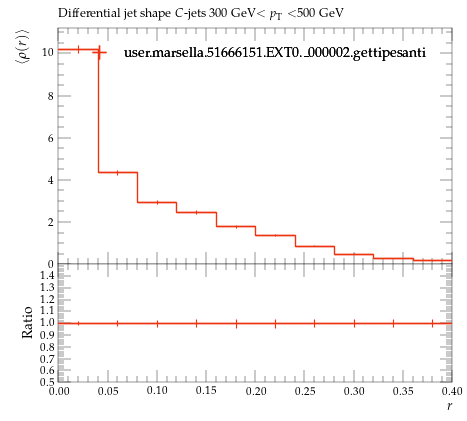

Write the Python code that produced this figure.
#! /usr/bin/env python

# This Python script was auto-generated using YODA v2.0.2.
# Analysis object: /MC_HFDECAYS/avg_C_jet_rho_300_500
# Timestamp: 24-07-2026 (16:40:06)

import matplotlib as mpl
import matplotlib.pyplot as plt
mpl.use('Agg') # comment out for interactive use
import os
import numpy as np

plotDir = os.path.split(os.path.realpath(__file__))[0]
if 'YODA_USER_PLOT_PATH' in globals():
    plot_outdir = globals()['YODA_USER_PLOT_PATH']
else:
    plot_outdir = plotDir

#plot style
plt.style.use(os.path.join(plotDir, '../default.mplstyle'))
# plot metadata
figW, figH = plt.rcParams['figure.figsize']
ax_xLabel = r'$r$'
ax_yLabel = r'$\langle\rho(r)\rangle$'
ax_title  = r'Differential jet shape $C$-jets 300 GeV$<p_\mathrm{T}<$500 GeV'
ax_xScale = 'linear'
ax_yScale = 'linear'
xLims = (0.0, 0.4)
yLims = (0.0, 11.218669000000002)

# TeX-friendly labels for the legend
labels = {
    'legend' : ([ r"user.marsella.51666151.EXT0.\_000002.gettipesanti" ], r""),
}

# Adjust canvas width and height
canvasW = 10.0
canvasH = 9.0
figW *= canvasW/10.
figH *= canvasH/9.

# Create figure and axis objects
fig, (ax, ratio0_ax) = plt.subplots(2, 1, sharex=True,
                  figsize=(figW,figH), gridspec_kw={'height_ratios': (6.0, 3.0)})

# Set figure margins
plt.subplots_adjust(
    left   = 1.0 * plt.rcParams['figure.subplot.left'],
    right  = 1.0 * plt.rcParams['figure.subplot.right'],
    top    = 1.0 * plt.rcParams['figure.subplot.top'],
    bottom = 1.0 * plt.rcParams['figure.subplot.bottom'])

ratio0_ax.yaxis.set_major_locator(mpl.ticker.MultipleLocator(0.1))
ratio0_ax.set_ylim(0.5, 1.4999)
ratio0_ax.set_ylabel('Ratio')

# the numerical data is stored in a separate file
dataf = dict()
prefix = os.path.split(__file__)[0]
if prefix:    prefix = prefix + '/'
exec(open(prefix+'avg_C_jet_rho_300_500__data.py').read(), dataf)


legend_handles = dict() # keep track of handles for the legend

# style options for curves
# starts at zorder>=5 to draw curve on top of legend
styles = {
  'user.marsella.51666151.EXT0._000002.gettipesanti.yoda.gz': {
    'color' : '#EE3311',
    'linestyle' : '-',
    'linewidth' : 1,
    'marker' : 'none',
    'markersize' : 2,
    'capsize' : 0.0,
    'zorder' : 5,
    'histstyle' : 1,
    'drawstyle' : 'steps-pre',
    'xerrorbars' : 1,
    'yerrorbars' : 1,
    'fillcolor' : None,
    'fillopacity' : 1.0,
    'ratio0_linestyle' : '-',
    'ratio0_linewidth' : 1,
    'ratio0_marker' : 'none',
    'ratio0_markersize' : 2,
    'ratio0_capsize' : 0.0,
    'ratio0_zorder' : 5,
    'ratio0_histstyle' : 1,
    'ratio0_drawstyle' : 'steps-pre',
    'ratio0_xerrorbars' : 1,
    'ratio0_yerrorbars' : 1,
  },
}

# curve from input yoda files in main panel
for label, yvals in dataf['yvals'].items():
    if all(np.isnan(v) for v in dataf['yvals'][label]):
        continue
    tmp = None
    if styles[label]['histstyle']: # draw as histogram
        xpos = dataf['xedges'][label] if styles[label]['drawstyle'] else dataf['xpoints'][label]
        ypos = np.insert(yvals, 0, yvals[0]) if styles[label]['drawstyle'] else yvals
        if styles[label]['fillcolor']: # fill area below curve
            ax.fill_between(xpos, ypos, step='pre',
                            color=styles[label]['fillcolor'],
                            alpha=styles[label]['fillopacity'])
        tmp, = ax.plot(xpos, ypos,
                       color=styles[label]['color'],
                       linestyle=styles[label]['linestyle'],
                       linewidth=styles[label]['linewidth'],
                       drawstyle=styles[label]['drawstyle'], solid_joinstyle='miter',
                       zorder=styles[label]['zorder'], label=label)
    tmp = ax.errorbar(dataf['xpoints'][label], yvals,
                      xerr=np.array(dataf['xerrs'][label])*styles[label]['xerrorbars'],
                      yerr=np.array(dataf['yerrs'][label])*styles[label]['yerrorbars'],
                      fmt=styles[label]['marker'], capsize=styles[label]['capsize'],
                      markersize=styles[label]['markersize'],
                      ecolor=styles[label]['color'],
                      color=styles[label]['color'], zorder=styles[label]['zorder'])
    tmp[-1][0].set_linestyle(styles[label]['linestyle'])
    tmp[-1][0].set_linewidth(styles[label]['linewidth'])
    if label in dataf['add_legend_handle']:  legend_handles[label] = tmp
    for varLabel in dataf['variation_yvals'].keys():
        if varLabel.startswith(label):
            tmp, = ax.plot(dataf['xedges'][label], dataf['variation_yvals'][varLabel],
                           color=styles[label]['color'],
                           linestyle=styles[label]['linestyle'],
                           linewidth=styles[label]['linewidth'],
                           drawstyle='steps-pre', solid_joinstyle='miter',
                           zorder=styles[label]['zorder'], alpha=0.5)


# plots on ratio panel
# curve from input yoda files in ratio panel
for label, yvals in dataf['ratio0_yvals'].items():
    if all(np.isnan(v) for v in yvals):
        continue
    if styles[label]['ratio0_histstyle']: # plot as histogram
        xpos = dataf['xedges']['user.marsella.51666151.EXT0._000002.gettipesanti.yoda.gz'] if styles[label]['ratio0_drawstyle'] else dataf['xpoints']['user.marsella.51666151.EXT0._000002.gettipesanti.yoda.gz']
        ypos = np.insert(yvals, 0, yvals[0]) if styles[label]['ratio0_drawstyle'] else yvals
        ratio0_ax.plot(xpos, ypos,
                       color=styles[label]['color'],
                       linewidth=styles[label]['linewidth'],
                       linestyle=styles[label]['ratio0_linestyle'],
                       drawstyle=styles[label]['ratio0_drawstyle'], zorder=styles[label]['zorder'],
                       solid_joinstyle='miter')
    tmp = ratio0_ax.errorbar(dataf['xpoints']['user.marsella.51666151.EXT0._000002.gettipesanti.yoda.gz'], yvals,
                             xerr=np.array(dataf['ref_xerrs'])*styles[label]['ratio0_xerrorbars'],
                             yerr=np.array(dataf['ratio0_yerrs'][label])*styles[label]['ratio0_yerrorbars'],
                             fmt=styles[label]['ratio0_marker'], capsize=styles[label]['ratio0_capsize'],
                             markersize=styles[label]['ratio0_markersize'],
                             ecolor=styles[label]['color'],
                             color=styles[label]['color'])
    tmp[-1][0].set_linestyle(styles[label]['ratio0_linestyle'])
    tmp[-1][0].set_linewidth(styles[label]['ratio0_linewidth'])

    for varlabel in dataf['ratio0_variation_vals'].keys():
        if varlabel.startswith(label):
            ratio0_ax.plot(dataf['xedges']['user.marsella.51666151.EXT0._000002.gettipesanti.yoda.gz'],
                            dataf['ratio0_variation_vals'][varlabel],
                            color=styles[label]['color'],
                            linestyle=styles[label]['linestyle'],
                            linewidth=styles[label]['linewidth'],
                            drawstyle='steps-pre', solid_joinstyle='miter',
                            zorder=1, alpha=0.5)

legend_items = list(legend_handles.values())
ax.add_artist(ax.legend(legend_items,
                        labels['legend'][0],
                        title=labels['legend'][1],
                        alignment='left',
                        loc='upper center',
                        bbox_to_anchor=(0.5, 0.97)))

# set plot metadata as defined above
ratio0_ax.set_xlabel(ax_xLabel)
ratio0_ax.xaxis.set_label_coords(1., -0.15)
ax.set_ylabel(ax_yLabel, ha='right', va='top')
ax.yaxis.set_label_coords(-0.11, 1.0)
ax.set_title(ax_title, loc='left')
ax.set_xscale(ax_xScale)
ax.set_yscale(ax_yScale)
ax.set_xlim(xLims)
ax.set_ylim(yLims)

# tick formatting
plt.rcParams['xtick.top'] = True
plt.rcParams['ytick.right'] = True
fig.align_ylabels((ax, ratio0_ax))
plt.savefig(os.path.join(plot_outdir, 'avg_C_jet_rho_300_500.pdf'), format='PDF')
plt.savefig(os.path.join(plot_outdir, 'avg_C_jet_rho_300_500.png'), format='PNG')

plt.close(fig)
